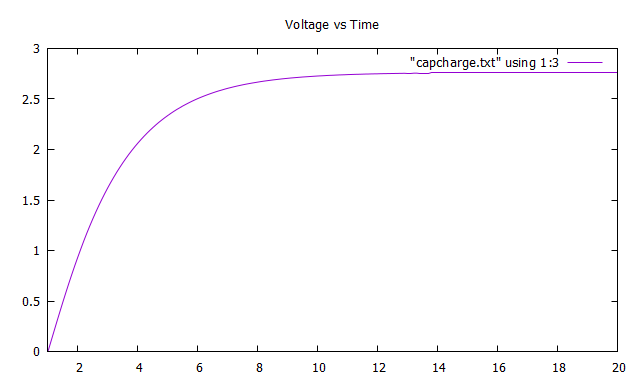

Source code (gnuplot):
set xrange[1:20]
set title "Voltage vs Time"
plot "capcharge.txt" using 1:3 with lines
